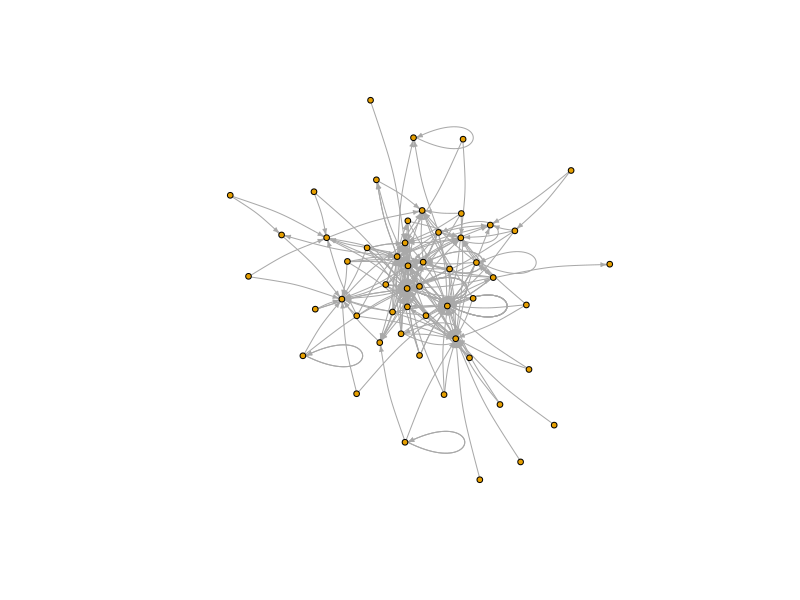
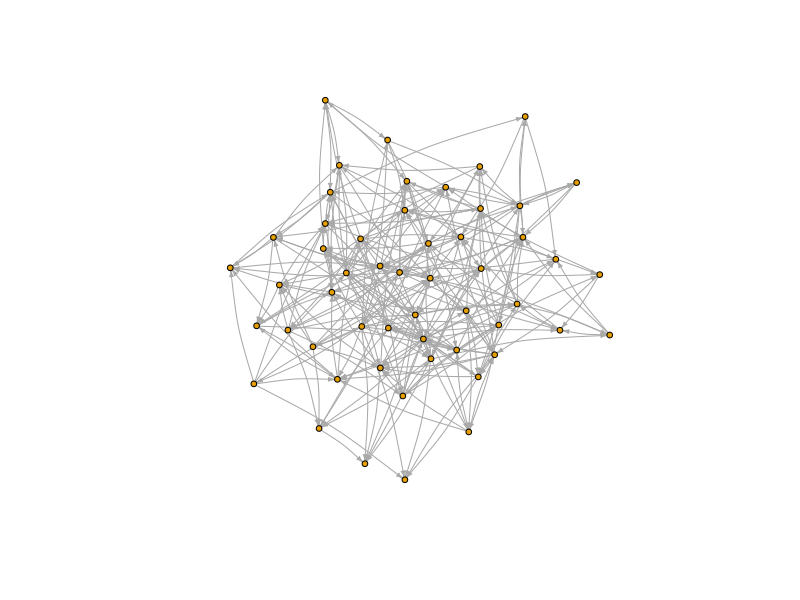
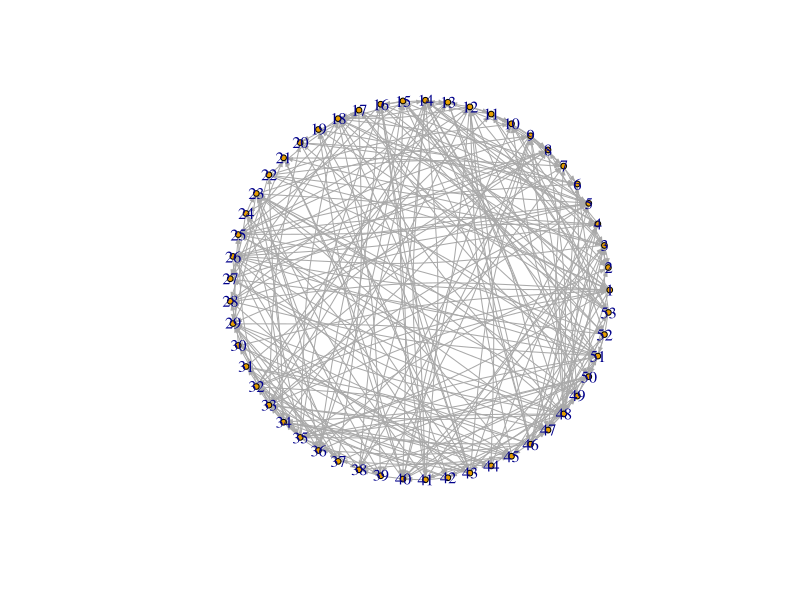
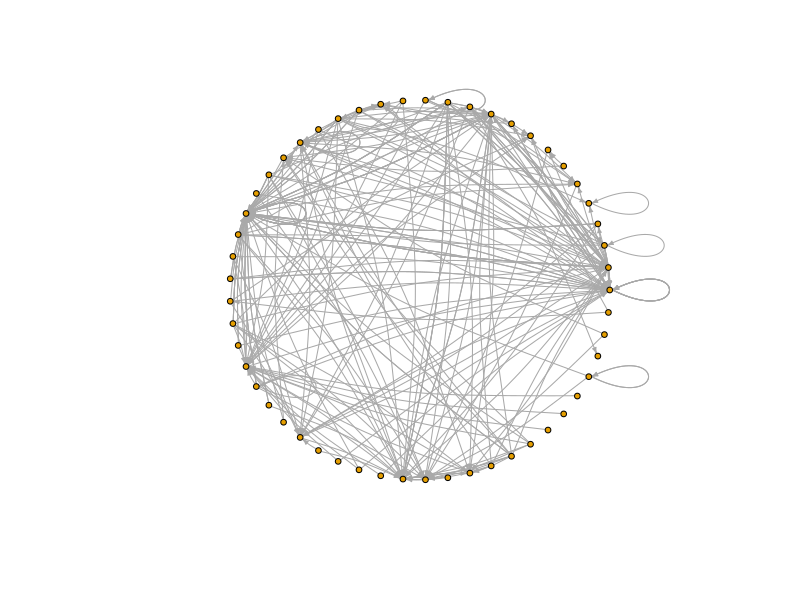
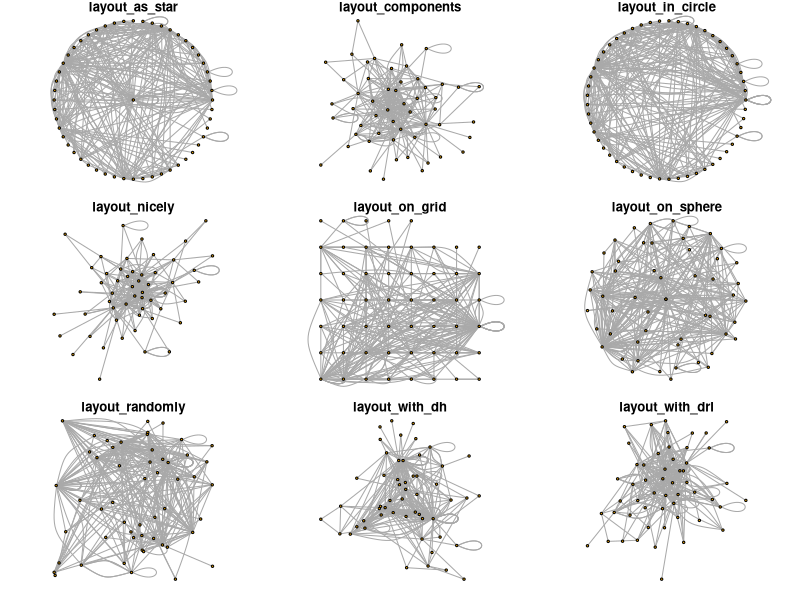
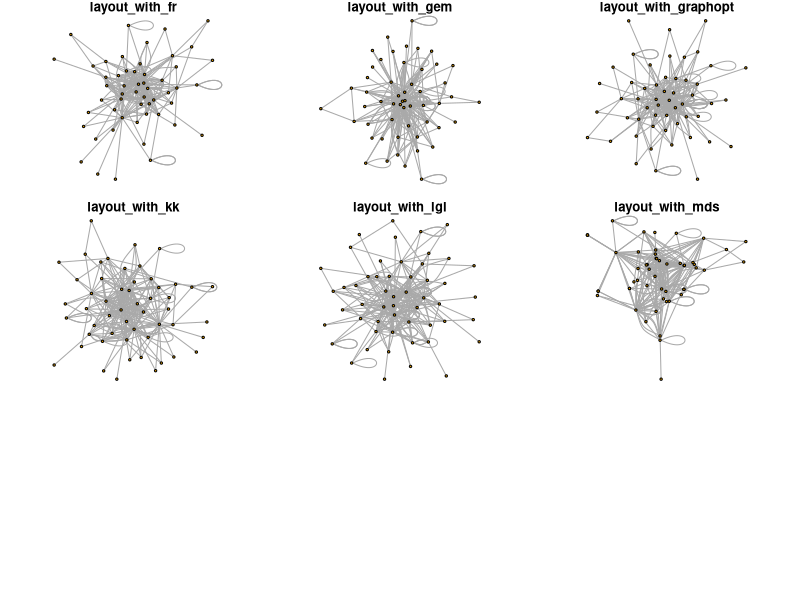
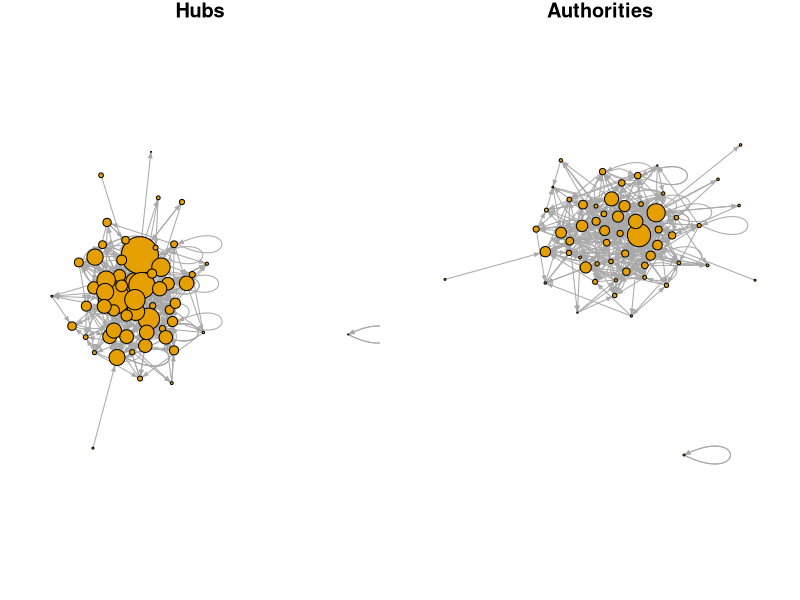
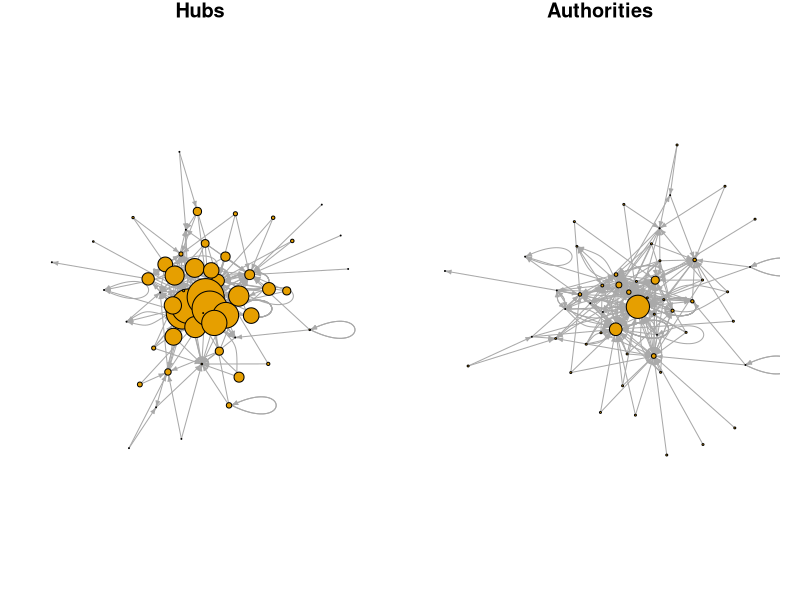

Write R code to recreate these figures, in order.
setwd("~/aamas/manip/data")

library(igraph)
e1 = read.csv("socialnetwork.txt", header  =  FALSE, sep = ' ')
e2 = read.csv("socialnetwork2.txt", header = FALSE, sep = ' ')
e1 = as.matrix(e1)
sn1 = graph_from_edgelist(e1, directed = TRUE)
e2 = as.matrix(e2)
sn2 = graph_from_edgelist(e2, directed = TRUE)
er <- sample_gnm(n=53, m=265, directed = TRUE)# Erdos Renyi grpah with same number of nodes and edges as of sn2
plot(sn2, edge.arrow.size=0.3, vertex.size = 3, edge.curved = 0.1, layout = layout_with_fr(sn2), vertex.label = NA)
plot(er, edge.arrow.size=0.3, vertex.size = 3, edge.curved = 0.1, layout = layout_with_fr(er), vertex.label = NA)
plot(er, edge.arrow.size=0.3, vertex.size = 3, edge.curved = 0.1, layout = layout_in_circle(er))
plot(sn2, edge.arrow.size=0.3, vertex.size = 3, edge.curved = 0.1, layout = layout_in_circle(sn2), vertex.label = NA)


layouts <- grep("^layout_", ls("package:igraph"), value=TRUE)[-1] 
# Remove layouts that do not apply to our graph.
layouts <- layouts[!grepl("bipartite|merge|norm|sugiyama|tree", layouts)]
par(mfrow=c(3,3), mar=c(1,1,1,1))
for (layout in layouts) {
  print(layout)
  l <- do.call(layout, list(sn2)) 
  plot(sn2, edge.arrow.mode=0,edge.arrow.size=0.3, vertex.size = 3, layout=l, main=layout, vertex.label = NA)
   }
#Calculating the reciprocity of The proportion of reciprocated ties (for a directed network).
#Classify dyads in a directed graphs. The relationship between each pair of vertices is measured. It can be in three states: mutual, asymmetric or non-existent.
# The measure of reciprocity defines the proporsion of mutual connections, in a directed graph.
# It is most commonly defined as the probability that the opposite counterpart of a 
# directed edge is also included in the graph. Or in adjacency matrix notation:
#   sum(i, j, (A.*A')ij) / sum(i, j, Aij), where A.*A'  is the element-wise product of matrix A and its transpose. 
#   This measure is calculated if the mode argument is default.
#                                                                                                                                                                                                                                                                         
reciprocity(sn1)
dyad_census(sn1) # Mutual, asymmetric, and nyll node pairs
2*dyad_census(sn1)$mut/ecount(sn1) # Calculating reciprocity

reciprocity(sn2)
dyad_census(sn2) # Mutual, asymmetric, and nyll node pairs
2*dyad_census(sn2)$mut/ecount(sn2) # Calculating reciprocity

reciprocity(er)
dyad_census(er) # Mutual, asymmetric, and nyll node pairs
2*dyad_census(er)$mut/ecount(er) # Calculating reciprocity

#Hubs and authorities
hs1 <- hub_score(sn1, weights=NA)$vector
as1 <- authority_score(sn1, weights=NA)$vector
par(mfrow=c(1,2))
plot(sn1, vertex.size=hs1*25, main="Hubs", vertex.label = NA, edge.arrow.size=0.3, vertex.size = 3, layout = layout_with_fr(sn1))
plot(sn1, vertex.size=as1*15, main="Authorities", vertex.label = NA, edge.arrow.size=0.3, vertex.size = 3, layout = layout_with_fr(sn1))

hs2 <- hub_score(sn2, weights=NA)$vector
as2 <- authority_score(sn2, weights=NA)$vector
par(mfrow=c(1,2))
plot(sn2, vertex.size=hs2*25, main="Hubs", vertex.label = NA, edge.arrow.size=0.3, vertex.size = 3, layout = layout_with_fr(sn2))
plot(sn2, vertex.size=as2*15, main="Authorities", vertex.label = NA, edge.arrow.size=0.3, vertex.size = 3, layout = layout_with_fr(sn2))


hs_er <- hub_score(er, weights=NA)$vector
as_er <- authority_score(er, weights=NA)$vector
par(mfrow=c(1,2))
plot(er, vertex.size=hs_er*25, main="Hubs", vertex.label = NA, edge.arrow.size=0.3, vertex.size = 3, layout = layout_with_fr(er))
plot(er, vertex.size=as_er*15, main="Authorities", vertex.label = NA, edge.arrow.size=0.3, vertex.size = 3, layout = layout_with_fr(er))

net1.sym <- as.undirected(sn1, mode= "collapse", edge.attr.comb=list(weight="sum", "ignore"))
cliques(net1.sym) # list of cliques       
sapply(cliques(net1.sym), length) # clique sizes
largest_cliques(net1.sym) # cliques with max number of nodes

net2.sym <- as.undirected(sn2, mode= "collapse", edge.attr.comb=list(weight="sum", "ignore"))
cliques(net2.sym) # list of cliques       
sapply(cliques(net2.sym), length) # clique sizes
largest_cliques(net2.sym) # cliques with max number of nodes
vcol <- rep("grey80", vcount(net2.sym))
vcol[unlist(largest_cliques(net2.sym))] <- "gold"
plot(as.undirected(net2.sym), vertex.label=V(net2.sym)$name, vertex.color=vcol)
plot(as.undirected(net2.sym), vertex.label=V(net1.sym)$name, vertex.color=vcol, vertex.label = NA, edge.arrow.size=0.3, vertex.size = 3, layout = layout_with_fr(er))


net_er.sym <- as.undirected(er, mode= "collapse", edge.attr.comb=list(weight="sum", "ignore"))
cliques(net_er.sym) # list of cliques       
sapply(cliques(net_er.sym), length) # clique sizes
largest_cliques(net_er.sym) # cliques with max number of nodes

######Community detection using edge betweenness(Newman Girvan)
ceb2 <- cluster_edge_betweenness(sn2) 
dendPlot(ceb2, mode="hclust") 
plot(ceb2, sn2, vertex.label = NA, edge.arrow.size=0.3, vertex.size = 3, layout = layout_in_circle(er)) 
length(ceb2)
modularity(ceb2)
#Modularity comes out to be 0.09505162
ceb_er <- cluster_edge_betweenness(er) 
dendPlot(ceb_er, mode="hclust") 
plot(ceb_er, er, vertex.label = NA, edge.arrow.size=0.3, vertex.size = 3, layout = layout_in_circle(er)) 
length(ceb_er)
modularity(ceb_er)


#Modularity comes out to be 0.02173015


#########Community detection based on propagating labels
clp2 <- cluster_label_prop(sn2)
plot(clp2, sn2, vertex.label = NA, edge.arrow.size=0.01, vertex.size = 3) 

str(V(sn2)$name)
V(sn2)$id = c(1:53)
str(V(sn1)$name)
V(sn1)$id = c(1:59)
str(V(sn1)$id)
write.graph(sn1, "anon_follow.net" , format = "pajek")
write.graph(sn2, "anon_upvote.net" , format = "pajek")
